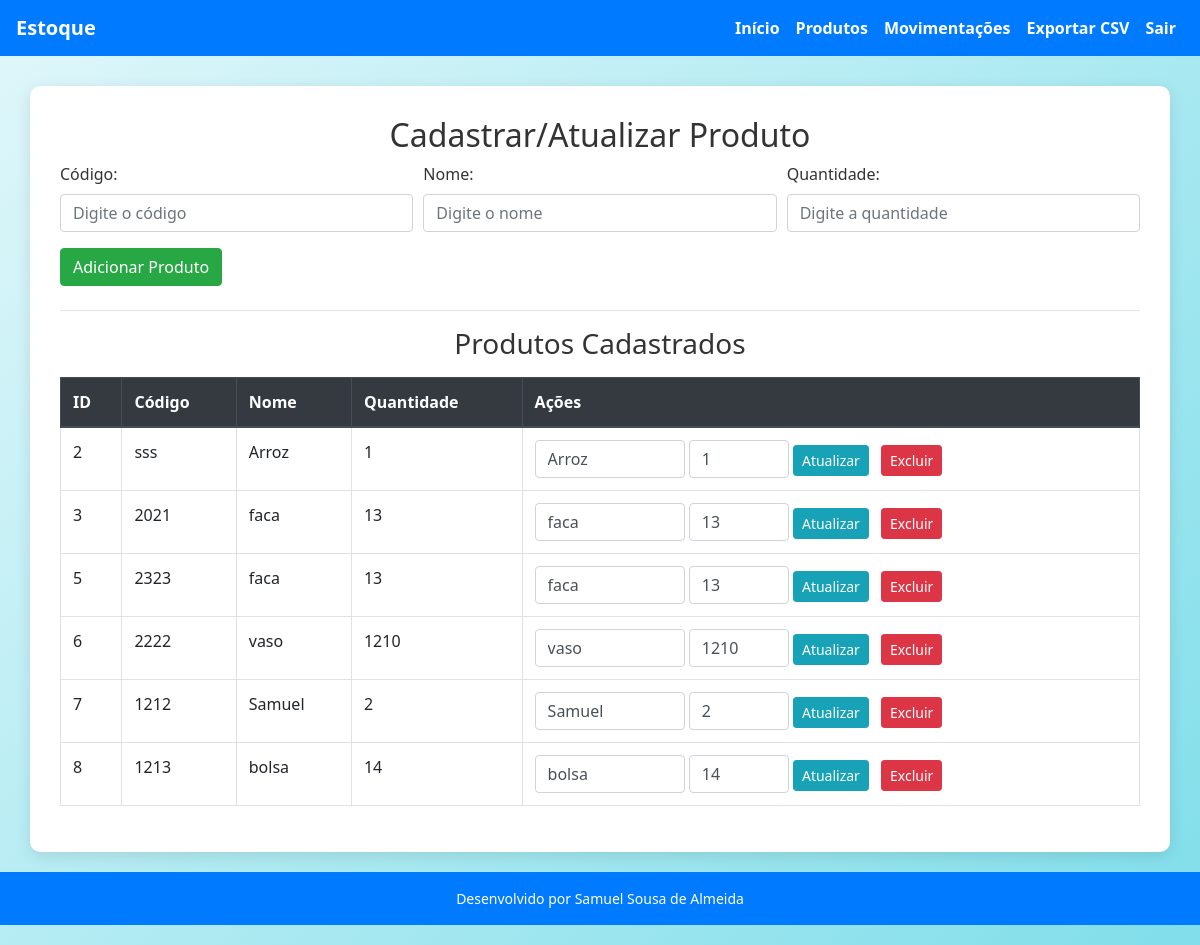
Page /produtos (signed in) on the committed database.
### tables this page shows
CREATE TABLE produtos (
                id INTEGER PRIMARY KEY AUTOINCREMENT,
                codigo TEXT UNIQUE NOT NULL,
                nome TEXT NOT NULL,
                quantidade INTEGER NOT NULL
            );

### app.py (the view, shortened to what this page needs)
@app.route('/produtos', methods=['GET', 'POST'])
def produtos():
    if 'user' not in session:
        return redirect(url_for('login'))
    with get_db_connection() as conn:
        produtos = conn.execute("SELECT * FROM produtos").fetchall()
    return render_template('produtos.html', produtos=produtos)

### app.py (called while the page is built)
def get_db_connection():
    conn = sqlite3.connect(DATABASE)
    conn.row_factory = sqlite3.Row
    return conn

### templates/produtos.html (shortened to what this page needs)
{% extends 'base.html' %}
{% block content %}
<h2 class="text-center">Cadastrar/Atualizar Produto</h2>
<form method="POST" action="{{ url_for('produtos') }}" class="mb-4">
  <div class="form-row">
    <div class="form-group col-md-4">
      <label for="codigo">Código:</label>
      <input type="text" name="codigo" id="codigo" class="form-control" placeholder="Digite o código" required>
    </div>
    <div class="form-group col-md-4">
      <label for="nome">Nome:</label>
      <input type="text" name="nome" id="nome" class="form-control" placeholder="Digite o nome" required>
    </div>
    <div class="form-group col-md-4">
      <label for="quantidade">Quantidade:</label>
      <input type="number" name="quantidade" id="quantidade" class="form-control" placeholder="Digite a quantidade" min="0" required>
    </div>
  </div>
  <button type="submit" class="btn btn-success">Adicionar Produto</button>
</form>
<hr>
<h3 class="text-center">Produtos Cadastrados</h3>
<table class="table table-bordered table-hover mt-3">
  <thead class="thead-dark">
    <tr>
      <th>ID</th>
      <th>Código</th>
      <th>Nome</th>
      <th>Quantidade</th>
      <th>Ações</th>
    </tr>
  </thead>
  <tbody>
    {% for produto in produtos %}
    <tr>
      <td>{{ produto['id'] }}</td>
      <td>{{ produto['codigo'] }}</td>
      <td>{{ produto['nome'] }}</td>
      <td>{{ produto['quantidade'] }}</td>
      <td>
        <form method="POST" action="{{ url_for('atualizar_produto') }}" class="d-inline-block mr-2">
          <input type="text" name="nome" value="{{ produto['nome'] }}" class="form-control d-inline-block" style="width: 150px;" required>
          <input type="number" name="quantidade" value="{{ produto['quantidade'] }}" class="form-control d-inline-block" style="width: 100px;" min="0" required>
          <button type="submit" class="btn btn-info btn-sm">Atualizar</button>
        </form>
        <a href="{{ url_for('excluir_produto', codigo=produto['codigo']) }}" class="btn btn-danger btn-sm" onclick="return confirm('Tem certeza que deseja excluir este produto?');">Excluir</a>
      </td>
    </tr>
    {% endfor %}
  </tbody>
</table>
{% endblock %}

### templates/base.html (style rules this page uses)
body { font-family: 'Segoe UI', sans-serif; background: linear-gradient(135deg, #e0f7fa, #80deea); color: #333; margin: 0; padding: 0; }

### rows in the picture
produtos: id "2", codigo "sss", nome "Arroz", quantidade "1"
produtos: id "3", codigo "2021", nome "faca", quantidade "13"
produtos: id "5", codigo "2323", nome "faca", quantidade "13"
produtos: id "6", codigo "2222", nome "vaso", quantidade "1210"
produtos: id "7", codigo "1212", nome "Samuel", quantidade "2"
produtos: id "8", codigo "1213", nome "bolsa", quantidade "14"
